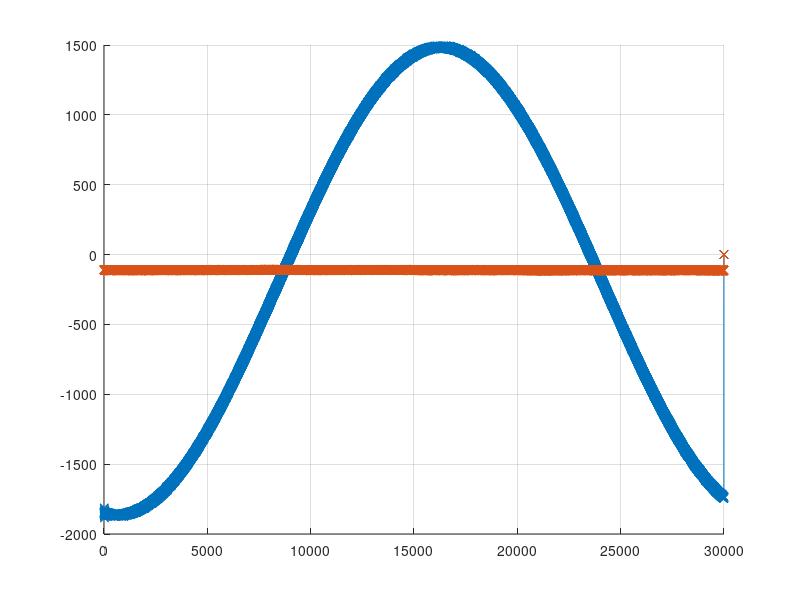

The MATLAB source for this figure:
% Abre el archivo de texto para lectura
fid = fopen('data_5.dat', 'r');

% Ignora la primera l�nea
metadata= textscan(fgetl(fid), "Frecuencia_de_muestreo: %f Factor_de_sobremuestreo: %f Ciclos_de_promediacion: %f Divisor: %f");

K = metadata{2}; % Factor de sobremuestreo
N = metadata{3}; % Ciclos de promediacion
DIV = metadata{4};

fgetl(fid);

% Lee la segunda l�nea y separa los alores por comas
data = textscan(fgetl(fid), '%f', 'Delimiter', ',');

% Obtiene los valores de datos
values_chA = data{1}/(K*N/DIV);

% Ignora la primera l�nea
fgetl(fid);

% Lee la segunda l�nea y separa los valores por comas
data = textscan(fgetl(fid), '%f', 'Delimiter', ',');

% Obtiene los valores de datos
values_chB = data{1}/(K*N/DIV);

% Los escalo para verlos a los dos en la misma escala...
%values_chB = max(abs(values_chA))/max(abs(values_chB)) * values_chB;


% Cierra el archivo
fclose(fid);

% Grafica los valores
%figure;
hold on;
plot(values_chA,'-x');hold on;plot(values_chB,'-x');
grid on;

% Los guarda:
%publicationPrint6(gcf,10,10*1.5,'Medidas con driver (N = 1)','png',10)
